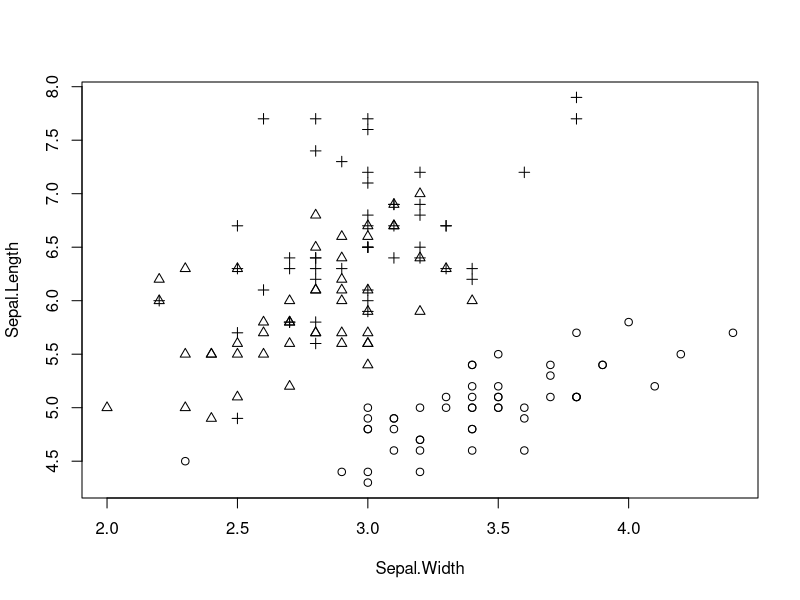
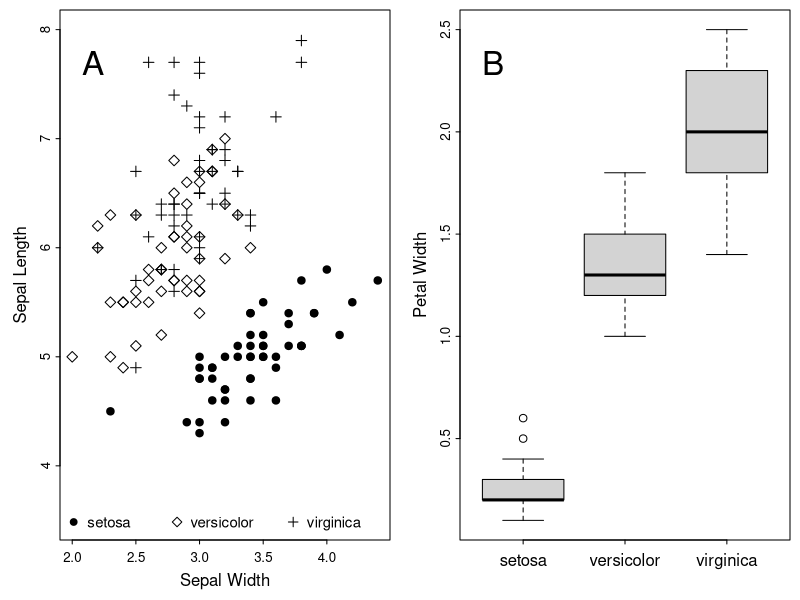

Generate these figures, in order, with R:
## ---- chunk 1
summary(cars)
## ---- chunk 2
plot(Sepal.Length ~ Sepal.Width, 
     pch = as.numeric(Species),data = iris)
## ---- chunk 3

par(mfrow = c(1, 2))
par(mar = c(3, 3, 0.5, 0.5))
mysymbols <- c(19, 5, 3)
plot(Sepal.Length ~ Sepal.Width, pch = mysymbols[as.numeric(Species)],
data = iris, ylim = c(3.5, 8), ann = FALSE, axes = FALSE)
box()
axis(side = 1, tcl = -0.2, mgp = c(3, 0.3, 0), cex.axis = 0.8)
axis(side = 2, tcl = -0.2, mgp = c(3, 0.3, 0), cex.axis = 0.8)
mtext("Sepal Width", side = 1, line = 1.5)
mtext("Sepal Length", side = 2, line = 1.5)
legend(legend = levels(iris$Species), x = "bottom", pch = mysymbols, horiz = TRUE,
bty = "n", cex = 0.9, text.width = c(0.6, 0.7, 0.6))
## For the first panel:
text("A", x = grconvertX(0.1, from = "npc", to = "user"), 
     y = grconvertY(0.9, from = "npc", to = "user"), cex = 2)

par(mar = c(3, 3, 0.5, 0.5))
boxplot(Petal.Width ~ Species, data = iris, axes = FALSE)
box()
axis(side = 1, at = 1:3, tcl = -0.2, mgp = c(3, 0.5, 0), 
     cex.axis = 1, labels = levels(iris$Species))
axis(side = 2, tcl = -0.2, mgp = c(3, 0.3, 0), cex.axis = 0.8)
mtext("Petal Width", side = 2, line = 1.5)

## For the first panel:
text("B", x = grconvertX(0.1, from = "npc", to = "user"), 
     y = grconvertY(0.9, from = "npc", to = "user"), cex = 2)
